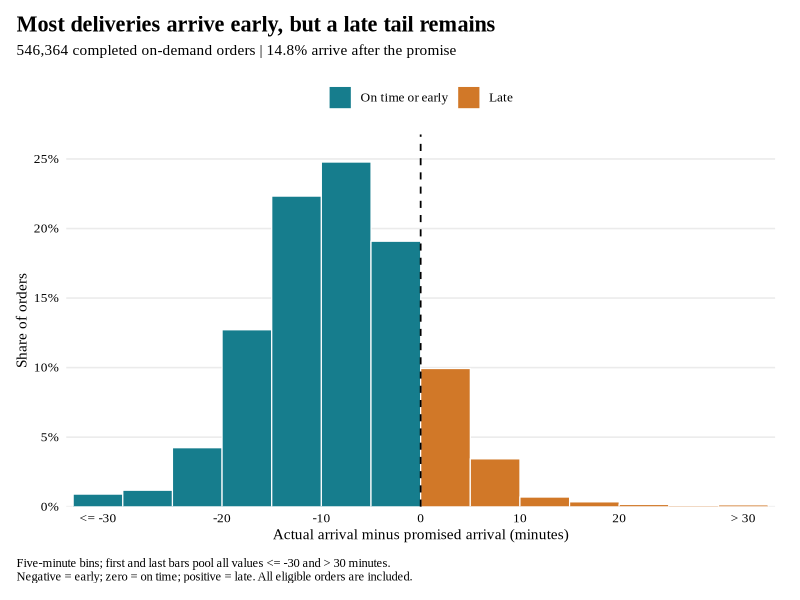
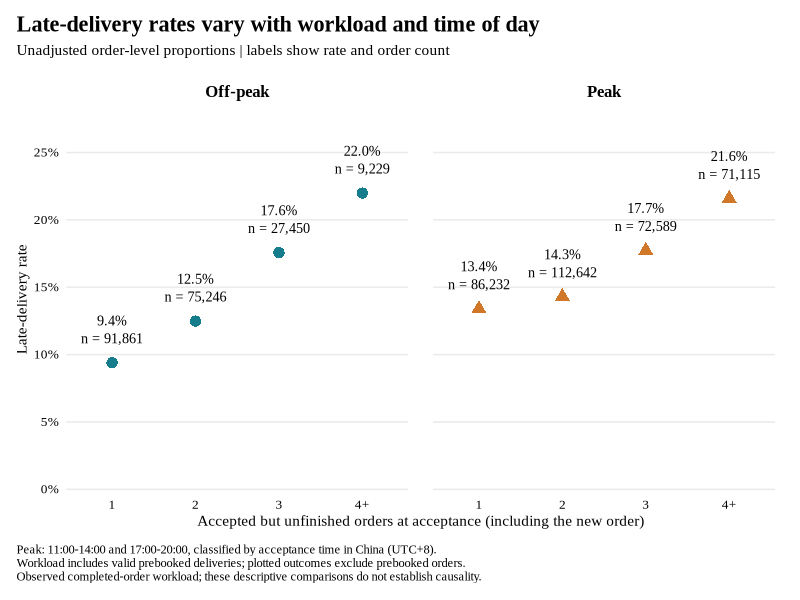
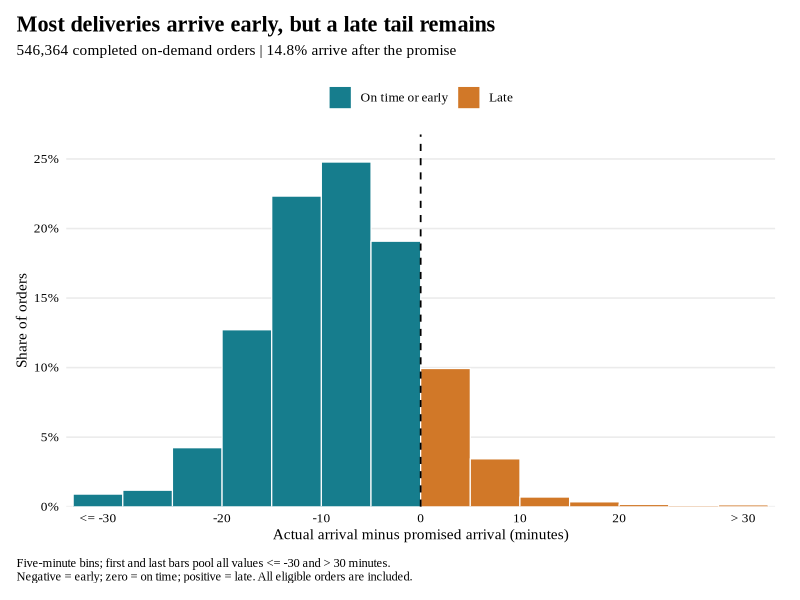
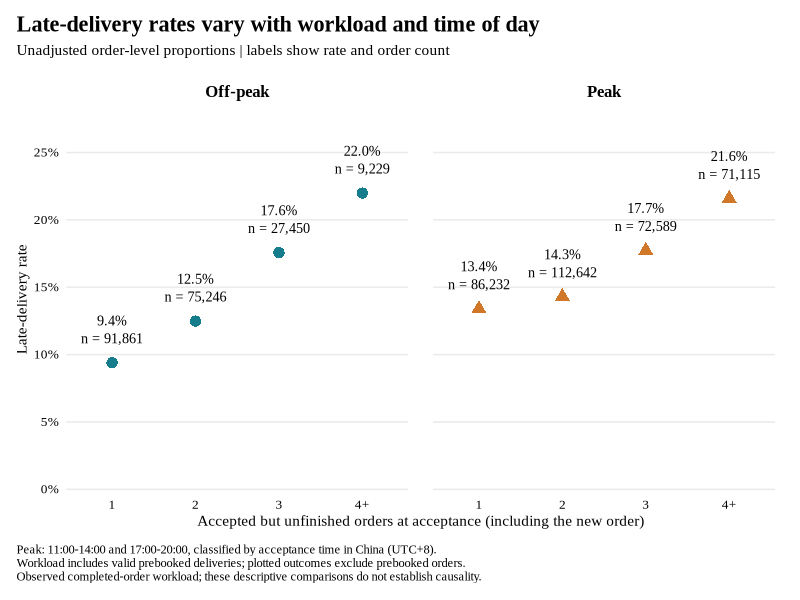

The R script that drew these images, in order:
# Run from the Milestone 3 folder. Requires only the committed small summary tables.
suppressPackageStartupMessages({library(data.table); library(ggplot2)})
dir.create("output/figures", recursive = TRUE, showWarnings = FALSE)
teal <- "#167D8D"
orange <- "#D17828"
ink <- "#000000"
theme_set(theme_minimal(base_size = 12, base_family = "Times New Roman") + theme(
  text = element_text(color = ink),
  plot.title = element_text(face = "bold", color = ink, size = 16),
  plot.subtitle = element_text(color = ink, size = 11, margin = margin(b = 14)),
  plot.title.position = "plot", plot.caption.position = "plot",
  plot.caption = element_text(hjust = 0, size = 9, color = ink, margin = margin(t = 12)),
  panel.grid.minor = element_blank(), panel.grid.major.x = element_blank(),
  axis.title = element_text(size = 11), axis.text = element_text(color = ink),
  plot.margin = margin(12, 18, 12, 12), legend.position = "top",
  legend.title = element_blank()))
q <- fread("data/figure_data/sample_quality.csv")
metric <- function(name) q$value[q$metric == name]
bins <- fread("data/figure_data/delay_distribution.csv")
bins[, `:=`(xmin = pmax(-35, lower_min), xmax = pmin(35, upper_min),
  timing = fifelse(upper_min <= 0, "On time or early", "Late"))]
p1 <- ggplot(bins) + geom_rect(aes(xmin = xmin, xmax = xmax, ymin = 0, ymax = share,
  fill = timing), color = "white", linewidth = .4) +
  geom_vline(xintercept = 0, linewidth = .6, linetype = "dashed", color = ink) +
  scale_fill_manual(values = c("On time or early" = teal, "Late" = orange),
    breaks = c("On time or early", "Late")) +
  scale_x_continuous(breaks = c(-32.5, -20, -10, 0, 10, 20, 32.5),
    labels = c("<= -30", "-20", "-10", "0", "10", "20", "> 30"), expand = c(.01,0)) +
  scale_y_continuous(labels = scales::label_percent(accuracy = 1),
    expand = expansion(mult = c(0,.08))) +
  labs(title = "Most deliveries arrive early, but a late tail remains",
    subtitle = sprintf("%s completed on-demand orders | %.1f%% arrive after the promise",
      format(metric("analysis_orders"), big.mark = ",", scientific = FALSE), 100*metric("late_rate")),
    x = "Actual arrival minus promised arrival (minutes)", y = "Share of orders",
    caption = paste("Five-minute bins; first and last bars pool all values <= -30 and > 30 minutes.",
      "Negative = early; zero = on time; positive = late. All eligible orders are included.", sep = "\n"))
groups <- fread("data/figure_data/workload_period_summary.csv")
groups[, workload_group := factor(workload_group, levels = c("1", "2", "3", "4+"))]
groups[, period := factor(period, levels = c("Off-peak", "Peak"))]
groups[, label := sprintf("%.1f%%\nn = %s", 100*late_rate, format(n_orders, big.mark = ",", trim = TRUE))]
p2 <- ggplot(groups, aes(workload_group, late_rate, color = period, shape = period)) +
  geom_point(size = 3.5) +
  geom_text(aes(label = label), color = ink, family = "Times New Roman",
    vjust = -.7, lineheight = 1.05, size = 3.6, show.legend = FALSE) +
  facet_wrap(~period, nrow = 1) +
  scale_color_manual(values = c("Off-peak" = teal, "Peak" = orange)) +
  scale_shape_manual(values = c("Off-peak" = 16, "Peak" = 17)) +
  scale_y_continuous(labels = scales::label_percent(accuracy = 1),
    limits = c(0, max(groups$late_rate) + .065), breaks = scales::breaks_width(.05),
    expand = expansion(mult = c(.01,0))) +
  scale_x_discrete(expand = expansion(add = .55)) +
  labs(title = "Late-delivery rates vary with workload and time of day",
    subtitle = "Unadjusted order-level proportions | labels show rate and order count",
    x = "Accepted but unfinished orders at acceptance (including the new order)",
    y = "Late-delivery rate",
    caption = paste("Peak: 11:00-14:00 and 17:00-20:00, classified by acceptance time in China (UTC+8).",
      "Workload includes valid prebooked deliveries; plotted outcomes exclude prebooked orders.",
      "Observed completed-order workload; these descriptive comparisons do not establish causality.", sep = "\n")) +
  theme(legend.position = "none", strip.text = element_text(face = "bold", size = 12, color = ink),
    panel.spacing.x = grid::unit(18, "pt"))
for (ext in c("png", "pdf")) {
  # Cairo embeds Times New Roman in vector PDFs; PNG uses the system font.
  figure_device <- if (ext == "pdf") grDevices::cairo_pdf else "png"
  ggsave(paste0("output/figures/figure1_delay_distribution.", ext), p1,
    width = 9, height = 4.7, dpi = 320, bg = "white", device = figure_device)
  ggsave(paste0("output/figures/figure2_workload_lateness.", ext), p2,
    width = 9, height = 5.1, dpi = 320, bg = "white", device = figure_device)
}
writeLines(trimws(capture.output(sessionInfo()), which = "right"), "output/sessionInfo.txt")
cat("Saved both figures as PNG and vector PDF.\n")
